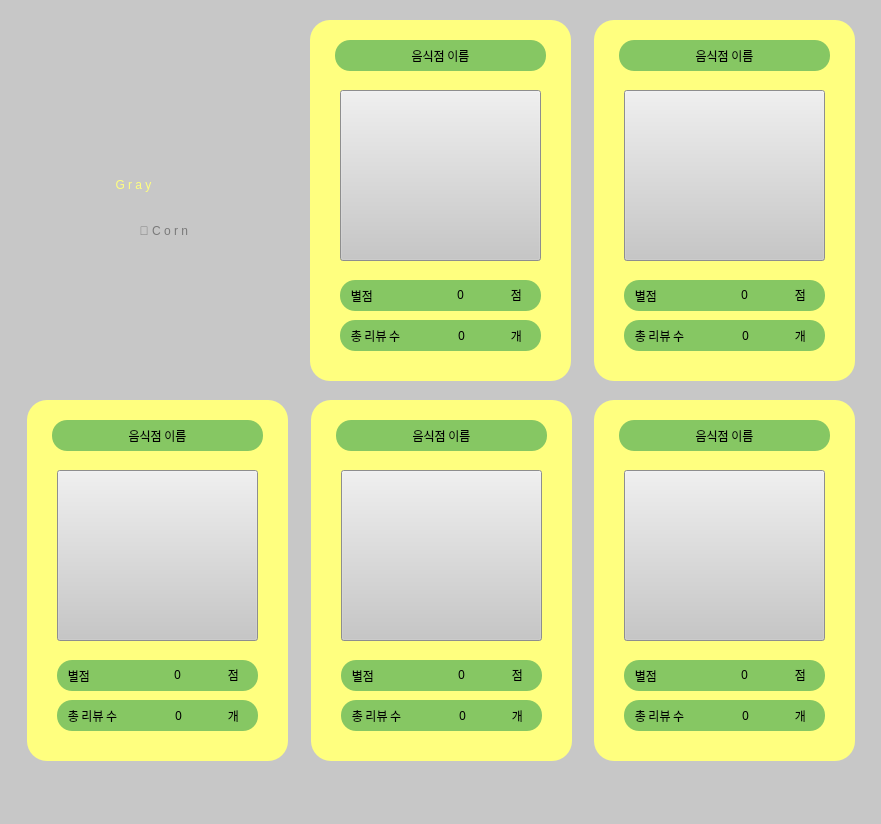
 <widget class="QMainWindow" name="MainWindow">
  <property name="geometry">
   <rect>
    <x>0</x>
    <y>0</y>
    <width>881</width>
    <height>824</height>
   </rect>
  </property>
  <property name="windowTitle">
   <string>MainWindow</string>
  </property>
  <property name="styleSheet">
   <string notr="true">background-color:rgb(199, 199, 199);</string>
  </property>
  <widget class="QWidget" name="centralwidget">
   <widget class="QLabel" name="label_total_star">
    <property name="geometry">
     <rect>
      <x>340</x>
      <y>280</y>
      <width>201</width>
      <height>31</height>
     </rect>
    </property>
    <property name="font">
     <font>
      <family>나눔고딕 ExtraBold</family>
      <pointsize>9</pointsize>
      <weight>9</weight>
      <italic>false</italic>
      <bold>false</bold>
     </font>
    </property>
    <property name="styleSheet">
     <string notr="true">color: black;

font: 75 9pt &quot;나눔고딕 ExtraBold&quot;;

border-radius: 15px;
background-color:  rgb(134, 199, 99);</string>
    </property>
    <property name="text">
     <string>    별점</string>
    </property>
    <property name="alignment">
     <set>Qt::AlignLeading|Qt::AlignLeft|Qt::AlignVCenter</set>
    </property>
   </widget>
   <widget class="QLabel" name="Store_total_review_1">
    <property name="geometry">
     <rect>
      <x>431</x>
      <y>325</y>
      <width>61</width>
      <height>21</height>
     </rect>
    </property>
    <property name="font">
     <font>
      <family>나눔고딕 ExtraBold</family>
      <pointsize>9</pointsize>
      <weight>9</weight>
      <italic>false</italic>
      <bold>false</bold>
     </font>
    </property>
    <property name="styleSheet">
     <string notr="true">color: black;

font: 75 9pt &quot;나눔고딕 ExtraBold&quot;;

border-radius: 15px;
background-color:  rgb(134, 199, 99);</string>
    </property>
    <property name="text">
     <string>0</string>
    </property>
    <property name="alignment">
     <set>Qt::AlignCenter</set>
    </property>
   </widget>
   <widget class="QLabel" name="Store_name_1">
    <property name="geometry">
     <rect>
      <x>335</x>
      <y>40</y>
      <width>211</width>
      <height>31</height>
     </rect>
    </property>
    <property name="font">
     <font>
      <family>나눔고딕 ExtraBold</family>
      <pointsize>9</pointsize>
      <weight>9</weight>
      <italic>false</italic>
      <bold>false</bold>
     </font>
    </property>
    <property name="styleSheet">
     <string notr="true">color: black;

font: 75 9pt &quot;나눔고딕 ExtraBold&quot;;

border-radius: 15px;
background-color:  rgb(134, 199, 99);</string>
    </property>
    <property name="text">
     <string>음식점 이름</string>
    </property>
    <property name="alignment">
     <set>Qt::AlignCenter</set>
    </property>
   </widget>
   <widget class="QPushButton" name="btn_store_picture_1">
    <property name="geometry">
     <rect>
      <x>340</x>
      <y>90</y>
      <width>201</width>
      <height>171</height>
     </rect>
    </property>
    <property name="text">
     <string/>
    </property>
   </widget>
   <widget class="QLabel" name="label_total_reviuw">
    <property name="geometry">
     <rect>
      <x>340</x>
      <y>320</y>
      <width>201</width>
      <height>31</height>
     </rect>
    </property>
    <property name="font">
     <font>
      <family>나눔고딕 ExtraBold</family>
      <pointsize>9</pointsize>
      <weight>9</weight>
      <italic>false</italic>
      <bold>false</bold>
     </font>
    </property>
    <property name="styleSheet">
     <string notr="true">color: black;

font: 75 9pt &quot;나눔고딕 ExtraBold&quot;;

border-radius: 15px;
background-color:  rgb(134, 199, 99);</string>
    </property>
    <property name="text">
     <string>    총 리뷰 수</string>
    </property>
    <property name="alignment">
     <set>Qt::AlignLeading|Qt::AlignLeft|Qt::AlignVCenter</set>
    </property>
   </widget>
   <widget class="QLabel" name="label_star_1">
    <property name="geometry">
     <rect>
      <x>501</x>
      <y>284</y>
      <width>31</width>
      <height>21</height>
     </rect>
    </property>
    <property name="font">
     <font>
      <family>나눔고딕 ExtraBold</family>
      <pointsize>9</pointsize>
      <weight>9</weight>
      <italic>false</italic>
      <bold>false</bold>
     </font>
    </property>
    <property name="styleSheet">
     <string notr="true">color: black;

font: 75 9pt &quot;나눔고딕 ExtraBold&quot;;

border-radius: 15px;
background-color:  rgb(134, 199, 99);</string>
    </property>
    <property name="text">
     <string>점</string>
    </property>
    <property name="alignment">
     <set>Qt::AlignCenter</set>
    </property>
   </widget>
   <widget class="QLabel" name="Store_total_star_1">
    <property name="geometry">
     <rect>
      <x>430</x>
      <y>284</y>
      <width>61</width>
      <height>21</height>
     </rect>
    </property>
    <property name="font">
     <font>
      <family>나눔고딕 ExtraBold</family>
      <pointsize>9</pointsize>
      <weight>9</weight>
      <italic>false</italic>
      <bold>false</bold>
     </font>
    </property>
    <property name="styleSheet">
     <string notr="true">color: black;

font: 75 9pt &quot;나눔고딕 ExtraBold&quot;;

border-radius: 15px;
background-color:  rgb(134, 199, 99);</string>
    </property>
    <property name="text">
     <string>0</string>
    </property>
    <property name="alignment">
     <set>Qt::AlignCenter</set>
    </property>
   </widget>
   <widget class="QGraphicsView" name="graphicsView_4">
    <property name="geometry">
     <rect>
      <x>310</x>
      <y>20</y>
      <width>261</width>
      <height>361</height>
     </rect>
    </property>
    <property name="styleSheet">
     <string notr="true">border-radius: 20px;
background-color: rgb(255, 255, 127);</string>
    </property>
   </widget>
   <widget class="QLabel" name="label_riview_1">
    <property name="geometry">
     <rect>
      <x>501</x>
      <y>325</y>
      <width>31</width>
      <height>21</height>
     </rect>
    </property>
    <property name="font">
     <font>
      <family>나눔고딕 ExtraBold</family>
      <pointsize>9</pointsize>
      <weight>9</weight>
      <italic>false</italic>
      <bold>false</bold>
     </font>
    </property>
    <property name="styleSheet">
     <string notr="true">color: black;

font: 75 9pt &quot;나눔고딕 ExtraBold&quot;;

border-radius: 15px;
background-color:  rgb(134, 199, 99);</string>
    </property>
    <property name="text">
     <string>개</string>
    </property>
    <property name="alignment">
     <set>Qt::AlignCenter</set>
    </property>
   </widget>
   <widget class="QLabel" name="label_total_reviuw_2">
    <property name="geometry">
     <rect>
      <x>624</x>
      <y>320</y>
      <width>201</width>
      <height>31</height>
     </rect>
    </property>
    <property name="font">
     <font>
      <family>나눔고딕 ExtraBold</family>
      <pointsize>9</pointsize>
      <weight>9</weight>
      <italic>false</italic>
      <bold>false</bold>
     </font>
    </property>
    <property name="styleSheet">
     <string notr="true">color: black;

font: 75 9pt &quot;나눔고딕 ExtraBold&quot;;

border-radius: 15px;
background-color:  rgb(134, 199, 99);</string>
    </property>
    <property name="text">
     <string>    총 리뷰 수</string>
    </property>
    <property name="alignment">
     <set>Qt::AlignLeading|Qt::AlignLeft|Qt::AlignVCenter</set>
    </property>
   </widget>
   <widget class="QLabel" name="Store_total_star_2">
    <property name="geometry">
     <rect>
      <x>714</x>
      <y>284</y>
      <width>61</width>
      <height>21</height>
     </rect>
    </property>
    <property name="font">
     <font>
      <family>나눔고딕 ExtraBold</family>
      <pointsize>9</pointsize>
      <weight>9</weight>
      <italic>false</italic>
      <bold>false</bold>
     </font>
    </property>
    <property name="styleSheet">
     <string notr="true">color: black;

font: 75 9pt &quot;나눔고딕 ExtraBold&quot;;

border-radius: 15px;
background-color:  rgb(134, 199, 99);</string>
    </property>
    <property name="text">
     <string>0</string>
    </property>
    <property name="alignment">
     <set>Qt::AlignCenter</set>
    </property>
   </widget>
   <widget class="QPushButton" name="btn_store_picture_2">
    <property name="geometry">
     <rect>
      <x>624</x>
      <y>90</y>
      <width>201</width>
      <height>171</height>
     </rect>
    </property>
    <property name="text">
     <string/>
    </property>
   </widget>
   <widget class="QLabel" name="Store_name_2">
    <property name="geometry">
     <rect>
      <x>619</x>
      <y>40</y>
      <width>211</width>
      <height>31</height>
     </rect>
    </property>
    <property name="font">
     <font>
      <family>나눔고딕 ExtraBold</family>
      <pointsize>9</pointsize>
      <weight>9</weight>
      <italic>false</italic>
      <bold>false</bold>
     </font>
    </property>
    <property name="styleSheet">
     <string notr="true">color: black;

font: 75 9pt &quot;나눔고딕 ExtraBold&quot;;

border-radius: 15px;
background-color:  rgb(134, 199, 99);</string>
    </property>
    <property name="text">
     <string>음식점 이름</string>
    </property>
    <property name="alignment">
     <set>Qt::AlignCenter</set>
    </property>
   </widget>
   <widget class="QLabel" name="label_riview_2">
    <property name="geometry">
     <rect>
      <x>785</x>
      <y>325</y>
      <width>31</width>
      <height>21</height>
     </rect>
    </property>
    <property name="font">
     <font>
      <family>나눔고딕 ExtraBold</family>
      <pointsize>9</pointsize>
      <weight>9</weight>
      <italic>false</italic>
      <bold>false</bold>
     </font>
    </property>
    <property name="styleSheet">
     <string notr="true">color: black;

font: 75 9pt &quot;나눔고딕 ExtraBold&quot;;

border-radius: 15px;
background-color:  rgb(134, 199, 99);</string>
    </property>
    <property name="text">
     <string>개</string>
    </property>
    <property name="alignment">
     <set>Qt::AlignCenter</set>
    </property>
   </widget>
   <widget class="QLabel" name="label_star_2">
    <property name="geometry">
     <rect>
      <x>785</x>
      <y>284</y>
      <width>31</width>
      <height>21</height>
     </rect>
    </property>
    <property name="font">
     <font>
      <family>나눔고딕 ExtraBold</family>
      <pointsize>9</pointsize>
      <weight>9</weight>
      <italic>false</italic>
      <bold>false</bold>
     </font>
    </property>
    <property name="styleSheet">
     <string notr="true">color: black;

font: 75 9pt &quot;나눔고딕 ExtraBold&quot;;

border-radius: 15px;
background-color:  rgb(134, 199, 99);</string>
    </property>
    <property name="text">
     <string>점</string>
    </property>
    <property name="alignment">
     <set>Qt::AlignCenter</set>
    </property>
   </widget>
   <widget class="QLabel" name="label_total_star_2">
    <property name="geometry">
     <rect>
      <x>624</x>
      <y>280</y>
      <width>201</width>
      <height>31</height>
     </rect>
    </property>
    <property name="font">
     <font>
      <family>나눔고딕 ExtraBold</family>
      <pointsize>9</pointsize>
      <weight>9</weight>
      <italic>false</italic>
      <bold>false</bold>
     </font>
    </property>
    <property name="styleSheet">
     <string notr="true">color: black;

font: 75 9pt &quot;나눔고딕 ExtraBold&quot;;

border-radius: 15px;
background-color:  rgb(134, 199, 99);</string>
    </property>
    <property name="text">
     <string>    별점</string>
    </property>
    <property name="alignment">
     <set>Qt::AlignLeading|Qt::AlignLeft|Qt::AlignVCenter</set>
    </property>
   </widget>
   <widget class="QGraphicsView" name="graphicsView_5">
    <property name="geometry">
     <rect>
      <x>594</x>
      <y>20</y>
      <width>261</width>
      <height>361</height>
     </rect>
    </property>
    <property name="styleSheet">
     <string notr="true">border-radius: 20px;
background-color: rgb(255, 255, 127);</string>
    </property>
   </widget>
   <widget class="QLabel" name="Store_total_review_2">
    <property name="geometry">
     <rect>
      <x>715</x>
      <y>325</y>
      <width>61</width>
      <height>21</height>
     </rect>
    </property>
    <property name="font">
     <font>
      <family>나눔고딕 ExtraBold</family>
      <pointsize>9</pointsize>
      <weight>9</weight>
      <italic>false</italic>
      <bold>false</bold>
     </font>
    </property>
    <property name="styleSheet">
     <string notr="true">color: black;

font: 75 9pt &quot;나눔고딕 ExtraBold&quot;;

border-radius: 15px;
background-color:  rgb(134, 199, 99);</string>
    </property>
    <property name="text">
     <string>0</string>
    </property>
    <property name="alignment">
     <set>Qt::AlignCenter</set>
    </property>
   </widget>
   <widget class="QLabel" name="label_total_star_5">
    <property name="geometry">
     <rect>
      <x>624</x>
      <y>660</y>
      <width>201</width>
      <height>31</height>
     </rect>
    </property>
    <property name="font">
     <font>
      <family>나눔고딕 ExtraBold</family>
      <pointsize>9</pointsize>
      <weight>9</weight>
      <italic>false</italic>
      <bold>false</bold>
     </font>
    </property>
    <property name="styleSheet">
     <string notr="true">color: black;

font: 75 9pt &quot;나눔고딕 ExtraBold&quot;;

border-radius: 15px;
background-color:  rgb(134, 199, 99);</string>
    </property>
    <property name="text">
     <string>    별점</string>
    </property>
    <property name="alignment">
     <set>Qt::AlignLeading|Qt::AlignLeft|Qt::AlignVCenter</set>
    </property>
   </widget>
   <widget class="QLabel" name="Store_name_4">
    <property name="geometry">
     <rect>
      <x>336</x>
      <y>420</y>
      <width>211</width>
      <height>31</height>
     </rect>
    </property>
    <property name="font">
     <font>
      <family>나눔고딕 ExtraBold</family>
      <pointsize>9</pointsize>
      <weight>9</weight>
      <italic>false</italic>
      <bold>false</bold>
     </font>
    </property>
    <property name="styleSheet">
     <string notr="true">color: black;

font: 75 9pt &quot;나눔고딕 ExtraBold&quot;;

border-radius: 15px;
background-color:  rgb(134, 199, 99);</string>
    </property>
    <property name="text">
     <string>음식점 이름</string>
    </property>
    <property name="alignment">
     <set>Qt::AlignCenter</set>
    </property>
   </widget>
   <widget class="QPushButton" name="btn_store_picture_4">
    <property name="geometry">
     <rect>
      <x>341</x>
      <y>470</y>
      <width>201</width>
      <height>171</height>
     </rect>
    </property>
    <property name="text">
     <string/>
    </property>
   </widget>
   <widget class="QGraphicsView" name="graphicsView_6">
    <property name="geometry">
     <rect>
      <x>27</x>
      <y>400</y>
      <width>261</width>
      <height>361</height>
     </rect>
    </property>
    <property name="styleSheet">
     <string notr="true">border-radius: 20px;
background-color: rgb(255, 255, 127);</string>
    </property>
   </widget>
   <widget class="QPushButton" name="btn_store_picture_3">
    <property name="geometry">
     <rect>
      <x>57</x>
      <y>470</y>
      <width>201</width>
      <height>171</height>
     </rect>
    </property>
    <property name="text">
     <string/>
    </property>
   </widget>
   <widget class="QPushButton" name="btn_store_picture_5">
    <property name="geometry">
     <rect>
      <x>624</x>
      <y>470</y>
      <width>201</width>
      <height>171</height>
     </rect>
    </property>
    <property name="text">
     <string/>
    </property>
   </widget>
   <widget class="QLabel" name="Store_total_star_3">
    <property name="geometry">
     <rect>
      <x>147</x>
      <y>664</y>
      <width>61</width>
      <height>21</height>
     </rect>
    </property>
    <property name="font">
     <font>
      <family>나눔고딕 ExtraBold</family>
      <pointsize>9</pointsize>
      <weight>9</weight>
      <italic>false</italic>
      <bold>false</bold>
     </font>
    </property>
    <property name="styleSheet">
     <string notr="true">color: black;

font: 75 9pt &quot;나눔고딕 ExtraBold&quot;;

border-radius: 15px;
background-color:  rgb(134, 199, 99);</string>
    </property>
    <property name="text">
     <string>0</string>
    </property>
    <property name="alignment">
     <set>Qt::AlignCenter</set>
    </property>
   </widget>
   <widget class="QLabel" name="label_total_reviuw_5">
    <property name="geometry">
     <rect>
      <x>624</x>
      <y>700</y>
      <width>201</width>
      <height>31</height>
     </rect>
    </property>
    <property name="font">
     <font>
      <family>나눔고딕 ExtraBold</family>
      <pointsize>9</pointsize>
      <weight>9</weight>
      <italic>false</italic>
      <bold>false</bold>
     </font>
    </property>
    <property name="styleSheet">
     <string notr="true">color: black;

font: 75 9pt &quot;나눔고딕 ExtraBold&quot;;

border-radius: 15px;
background-color:  rgb(134, 199, 99);</string>
    </property>
    <property name="text">
     <string>    총 리뷰 수</string>
    </property>
    <property name="alignment">
     <set>Qt::AlignLeading|Qt::AlignLeft|Qt::AlignVCenter</set>
    </property>
   </widget>
   <widget class="QLabel" name="label_riview_5">
    <property name="geometry">
     <rect>
      <x>785</x>
      <y>705</y>
      <width>31</width>
      <height>21</height>
     </rect>
    </property>
    <property name="font">
     <font>
      <family>나눔고딕 ExtraBold</family>
      <pointsize>9</pointsize>
      <weight>9</weight>
      <italic>false</italic>
      <bold>false</bold>
     </font>
    </property>
    <property name="styleSheet">
     <string notr="true">color: black;

font: 75 9pt &quot;나눔고딕 ExtraBold&quot;;

border-radius: 15px;
background-color:  rgb(134, 199, 99);</string>
    </property>
    <property name="text">
     <string>개</string>
    </property>
    <property name="alignment">
     <set>Qt::AlignCenter</set>
    </property>
   </widget>
   <widget class="QLabel" name="Store_total_review_3">
    <property name="geometry">
     <rect>
      <x>148</x>
      <y>705</y>
      <width>61</width>
      <height>21</height>
     </rect>
    </property>
    <property name="font">
     <font>
      <family>나눔고딕 ExtraBold</family>
      <pointsize>9</pointsize>
      <weight>9</weight>
      <italic>false</italic>
      <bold>false</bold>
     </font>
    </property>
    <property name="styleSheet">
     <string notr="true">color: black;

font: 75 9pt &quot;나눔고딕 ExtraBold&quot;;

border-radius: 15px;
background-color:  rgb(134, 199, 99);</string>
    </property>
    <property name="text">
     <string>0</string>
    </property>
    <property name="alignment">
     <set>Qt::AlignCenter</set>
    </property>
   </widget>
   <widget class="QLabel" name="label_total_star_3">
    <property name="geometry">
     <rect>
      <x>57</x>
      <y>660</y>
      <width>201</width>
      <height>31</height>
     </rect>
    </property>
    <property name="font">
     <font>
      <family>나눔고딕 ExtraBold</family>
      <pointsize>9</pointsize>
      <weight>9</weight>
      <italic>false</italic>
      <bold>false</bold>
     </font>
    </property>
    <property name="styleSheet">
     <string notr="true">color: black;

font: 75 9pt &quot;나눔고딕 ExtraBold&quot;;

border-radius: 15px;
background-color:  rgb(134, 199, 99);</string>
    </property>
    <property name="text">
     <string>    별점</string>
    </property>
    <property name="alignment">
     <set>Qt::AlignLeading|Qt::AlignLeft|Qt::AlignVCenter</set>
    </property>
   </widget>
   <widget class="QGraphicsView" name="graphicsView_8">
    <property name="geometry">
     <rect>
      <x>594</x>
      <y>400</y>
      <width>261</width>
      <height>361</height>
     </rect>
    </property>
    <property name="styleSheet">
     <string notr="true">border-radius: 20px;
background-color: rgb(255, 255, 127);</string>
    </property>
   </widget>
   <widget class="QLabel" name="label_star_4">
    <property name="geometry">
     <rect>
      <x>502</x>
      <y>664</y>
      <width>31</width>
      <height>21</height>
     </rect>
    </property>
    <property name="font">
     <font>
      <family>나눔고딕 ExtraBold</family>
      <pointsize>9</pointsize>
      <weight>9</weight>
      <italic>false</italic>
      <bold>false</bold>
     </font>
    </property>
    <property name="styleSheet">
     <string notr="true">color: black;

font: 75 9pt &quot;나눔고딕 ExtraBold&quot;;

border-radius: 15px;
background-color:  rgb(134, 199, 99);</string>
    </property>
    <property name="text">
     <string>점</string>
    </property>
    <property name="alignment">
     <set>Qt::AlignCenter</set>
    </property>
   </widget>
   <widget class="QLabel" name="Store_total_review_4">
    <property name="geometry">
     <rect>
      <x>432</x>
      <y>705</y>
      <width>61</width>
      <height>21</height>
     </rect>
    </property>
    <property name="font">
     <font>
      <family>나눔고딕 ExtraBold</family>
      <pointsize>9</pointsize>
      <weight>9</weight>
      <italic>false</italic>
      <bold>false</bold>
     </font>
    </property>
    <property name="styleSheet">
     <string notr="true">color: black;

font: 75 9pt &quot;나눔고딕 ExtraBold&quot;;

border-radius: 15px;
background-color:  rgb(134, 199, 99);</string>
    </property>
    <property name="text">
     <string>0</string>
    </property>
    <property name="alignment">
     <set>Qt::AlignCenter</set>
    </property>
   </widget>
   <widget class="QLabel" name="label_total_reviuw_3">
    <property name="geometry">
     <rect>
      <x>57</x>
      <y>700</y>
      <width>201</width>
      <height>31</height>
     </rect>
    </property>
    <property name="font">
     <font>
      <family>나눔고딕 ExtraBold</family>
      <pointsize>9</pointsize>
      <weight>9</weight>
      <italic>false</italic>
      <bold>false</bold>
     </font>
    </property>
    <property name="styleSheet">
     <string notr="true">color: black;

font: 75 9pt &quot;나눔고딕 ExtraBold&quot;;

border-radius: 15px;
background-color:  rgb(134, 199, 99);</string>
    </property>
    <property name="text">
     <string>    총 리뷰 수</string>
    </property>
    <property name="alignment">
     <set>Qt::AlignLeading|Qt::AlignLeft|Qt::AlignVCenter</set>
    </property>
   </widget>
   <widget class="QLabel" name="Store_total_review_5">
    <property name="geometry">
     <rect>
      <x>715</x>
      <y>705</y>
      <width>61</width>
      <height>21</height>
     </rect>
    </property>
    <property name="font">
     <font>
      <family>나눔고딕 ExtraBold</family>
      <pointsize>9</pointsize>
      <weight>9</weight>
      <italic>false</italic>
      <bold>false</bold>
     </font>
    </property>
    <property name="styleSheet">
     <string notr="true">color: black;

font: 75 9pt &quot;나눔고딕 ExtraBold&quot;;

border-radius: 15px;
background-color:  rgb(134, 199, 99);</string>
    </property>
    <property name="text">
     <string>0</string>
    </property>
    <property name="alignment">
     <set>Qt::AlignCenter</set>
    </property>
   </widget>
   <widget class="QLabel" name="label_riview_3">
    <property name="geometry">
     <rect>
      <x>218</x>
      <y>705</y>
      <width>31</width>
      <height>21</height>
     </rect>
    </property>
    <property name="font">
     <font>
      <family>나눔고딕 ExtraBold</family>
      <pointsize>9</pointsize>
      <weight>9</weight>
      <italic>false</italic>
      <bold>false</bold>
     </font>
    </property>
    <property name="styleSheet">
     <string notr="true">color: black;

font: 75 9pt &quot;나눔고딕 ExtraBold&quot;;

border-radius: 15px;
background-color:  rgb(134, 199, 99);</string>
    </property>
    <property name="text">
     <string>개</string>
    </property>
    <property name="alignment">
     <set>Qt::AlignCenter</set>
    </property>
   </widget>
   <widget class="QLabel" name="Store_name_3">
    <property name="geometry">
     <rect>
      <x>52</x>
      <y>420</y>
      <width>211</width>
      <height>31</height>
     </rect>
    </property>
    <property name="font">
     <font>
      <family>나눔고딕 ExtraBold</family>
      <pointsize>9</pointsize>
      <weight>9</weight>
      <italic>false</italic>
      <bold>false</bold>
     </font>
    </property>
    <property name="styleSheet">
     <string notr="true">color: black;

font: 75 9pt &quot;나눔고딕 ExtraBold&quot;;

border-radius: 15px;
background-color:  rgb(134, 199, 99);</string>
    </property>
    <property name="text">
     <string>음식점 이름</string>
    </property>
    <property name="alignment">
     <set>Qt::AlignCenter</set>
    </property>
   </widget>
   <widget class="QLabel" name="label_riview_4">
    <property name="geometry">
     <rect>
      <x>502</x>
      <y>705</y>
      <width>31</width>
      <height>21</height>
     </rect>
    </property>
    <property name="font">
     <font>
      <family>나눔고딕 ExtraBold</family>
      <pointsize>9</pointsize>
      <weight>9</weight>
      <italic>false</italic>
      <bold>false</bold>
     </font>
    </property>
    <property name="styleSheet">
     <string notr="true">color: black;

font: 75 9pt &quot;나눔고딕 ExtraBold&quot;;

border-radius: 15px;
background-color:  rgb(134, 199, 99);</string>
    </property>
    <property name="text">
     <string>개</string>
    </property>
    <property name="alignment">
     <set>Qt::AlignCenter</set>
    </property>
   </widget>
   <widget class="QGraphicsView" name="graphicsView_7">
    <property name="geometry">
     <rect>
      <x>311</x>
      <y>400</y>
      <width>261</width>
      <height>361</height>
     </rect>
    </property>
    <property name="styleSheet">
     <string notr="true">border-radius: 20px;
background-color: rgb(255, 255, 127);</string>
    </property>
   </widget>
   <widget class="QLabel" name="Store_total_star_4">
    <property name="geometry">
     <rect>
      <x>431</x>
      <y>664</y>
      <width>61</width>
      <height>21</height>
     </rect>
    </property>
    <property name="font">
     <font>
      <family>나눔고딕 ExtraBold</family>
      <pointsize>9</pointsize>
      <weight>9</weight>
      <italic>false</italic>
      <bold>false</bold>
     </font>
    </property>
    <property name="styleSheet">
     <string notr="true">color: black;

font: 75 9pt &quot;나눔고딕 ExtraBold&quot;;

border-radius: 15px;
background-color:  rgb(134, 199, 99);</string>
    </property>
    <property name="text">
     <string>0</string>
    </property>
    <property name="alignment">
     <set>Qt::AlignCenter</set>
    </property>
   </widget>
   <widget class="QLabel" name="label_total_star_4">
    <property name="geometry">
     <rect>
      <x>341</x>
      <y>660</y>
      <width>201</width>
      <height>31</height>
     </rect>
    </property>
    <property name="font">
     <font>
      <family>나눔고딕 ExtraBold</family>
      <pointsize>9</pointsize>
      <weight>9</weight>
      <italic>false</italic>
      <bold>false</bold>
     </font>
    </property>
    <property name="styleSheet">
     <string notr="true">color: black;

font: 75 9pt &quot;나눔고딕 ExtraBold&quot;;

border-radius: 15px;
background-color:  rgb(134, 199, 99);</string>
    </property>
    <property name="text">
     <string>    별점</string>
    </property>
    <property name="alignment">
     <set>Qt::AlignLeading|Qt::AlignLeft|Qt::AlignVCenter</set>
    </property>
   </widget>
   <widget class="QLabel" name="label_star_5">
    <property name="geometry">
     <rect>
      <x>785</x>
      <y>664</y>
      <width>31</width>
      <height>21</height>
     </rect>
    </property>
    <property name="font">
     <font>
      <family>나눔고딕 ExtraBold</family>
      <pointsize>9</pointsize>
      <weight>9</weight>
      <italic>false</italic>
      <bold>false</bold>
     </font>
    </property>
    <property name="styleSheet">
     <string notr="true">color: black;

font: 75 9pt &quot;나눔고딕 ExtraBold&quot;;

border-radius: 15px;
background-color:  rgb(134, 199, 99);</string>
    </property>
    <property name="text">
     <string>점</string>
    </property>
    <property name="alignment">
     <set>Qt::AlignCenter</set>
    </property>
   </widget>
   <widget class="QLabel" name="Store_total_star_5">
    <property name="geometry">
     <rect>
      <x>714</x>
      <y>664</y>
      <width>61</width>
      <height>21</height>
     </rect>
    </property>
    <property name="font">
     <font>
      <family>나눔고딕 ExtraBold</family>
      <pointsize>9</pointsize>
      <weight>9</weight>
      <italic>false</italic>
      <bold>false</bold>
     </font>
    </property>
    <property name="styleSheet">
     <string notr="true">color: black;

font: 75 9pt &quot;나눔고딕 ExtraBold&quot;;

border-radius: 15px;
background-color:  rgb(134, 199, 99);</string>
    </property>
    <property name="text">
     <string>0</string>
    </property>
    <property name="alignment">
     <set>Qt::AlignCenter</set>
    </property>
   </widget>
   <widget class="QLabel" name="label_total_reviuw_4">
    <property name="geometry">
     <rect>
      <x>341</x>
      <y>700</y>
      <width>201</width>
      <height>31</height>
     </rect>
    </property>
    <property name="font">
     <font>
      <family>나눔고딕 ExtraBold</family>
      <pointsize>9</pointsize>
      <weight>9</weight>
      <italic>false</italic>
      <bold>false</bold>
     </font>
    </property>
    <property name="styleSheet">
     <string notr="true">color: black;

font: 75 9pt &quot;나눔고딕 ExtraBold&quot;;

border-radius: 15px;
background-color:  rgb(134, 199, 99);</string>
    </property>
    <property name="text">
     <string>    총 리뷰 수</string>
    </property>
    <property name="alignment">
     <set>Qt::AlignLeading|Qt::AlignLeft|Qt::AlignVCenter</set>
    </property>
   </widget>
   <widget class="QLabel" name="label_star_3">
    <property name="geometry">
     <rect>
      <x>218</x>
      <y>664</y>
      <width>31</width>
      <height>21</height>
     </rect>
    </property>
    <property name="font">
     <font>
      <family>나눔고딕 ExtraBold</family>
      <pointsize>9</pointsize>
      <weight>9</weight>
      <italic>false</italic>
      <bold>false</bold>
     </font>
    </property>
    <property name="styleSheet">
     <string notr="true">color: black;

font: 75 9pt &quot;나눔고딕 ExtraBold&quot;;

border-radius: 15px;
background-color:  rgb(134, 199, 99);</string>
    </property>
    <property name="text">
     <string>점</string>
    </property>
    <property name="alignment">
     <set>Qt::AlignCenter</set>
    </property>
   </widget>
   <widget class="QLabel" name="Store_name_5">
    <property name="geometry">
     <rect>
      <x>619</x>
      <y>420</y>
      <width>211</width>
      <height>31</height>
     </rect>
    </property>
    <property name="font">
     <font>
      <family>나눔고딕 ExtraBold</family>
      <pointsize>9</pointsize>
      <weight>9</weight>
      <italic>false</italic>
      <bold>false</bold>
     </font>
    </property>
    <property name="styleSheet">
     <string notr="true">color: black;

font: 75 9pt &quot;나눔고딕 ExtraBold&quot;;

border-radius: 15px;
background-color:  rgb(134, 199, 99);</string>
    </property>
    <property name="text">
     <string>음식점 이름</string>
    </property>
    <property name="alignment">
     <set>Qt::AlignCenter</set>
    </property>
   </widget>
   <widget class="QPushButton" name="close_btn_2">
    <property name="geometry">
     <rect>
      <x>80</x>
      <y>210</y>
      <width>171</width>
      <height>41</height>
     </rect>
    </property>
    <property name="styleSheet">
     <string notr="true">
font: 10pt &quot;Consolas&quot;;
font: 75 20pt &quot;나눔고딕 ExtraBold&quot;;
color: rgb(121, 121, 121);
	background-color: rgb(199,199,199);
	border-radius: 15px;</string>
    </property>
    <property name="text">
     <string>🌽 C o r n </string>
    </property>
   </widget>
   <widget class="QPushButton" name="close_btn_1">
    <property name="geometry">
     <rect>
      <x>73</x>
      <y>159</y>
      <width>121</width>
      <height>51</height>
     </rect>
    </property>
    <property name="styleSheet">
     <string notr="true">
font: 10pt &quot;Consolas&quot;;
font: 75 20pt &quot;나눔고딕 ExtraBold&quot;;
color: rgb(255, 255, 127);
	background-color: rgb(199,199,199);
	border-radius: 15px;</string>
    </property>
    <property name="text">
     <string>G r a y</string>
    </property>
   </widget>
   <zorder>close_btn_2</zorder>
   <zorder>graphicsView_6</zorder>
   <zorder>label_total_reviuw_3</zorder>
   <zorder>label_total_star_3</zorder>
   <zorder>graphicsView_8</zorder>
   <zorder>graphicsView_7</zorder>
   <zorder>label_total_reviuw_4</zorder>
   <zorder>label_total_star_4</zorder>
   <zorder>graphicsView_5</zorder>
   <zorder>label_total_reviuw_2</zorder>
   <zorder>label_total_star_2</zorder>
   <zorder>Store_total_review_2</zorder>
   <zorder>graphicsView_4</zorder>
   <zorder>label_total_reviuw</zorder>
   <zorder>label_riview_1</zorder>
   <zorder>Store_total_review_1</zorder>
   <zorder>label_total_star</zorder>
   <zorder>Store_name_1</zorder>
   <zorder>btn_store_picture_1</zorder>
   <zorder>label_star_1</zorder>
   <zorder>Store_total_star_1</zorder>
   <zorder>Store_total_star_2</zorder>
   <zorder>btn_store_picture_2</zorder>
   <zorder>Store_name_2</zorder>
   <zorder>label_riview_2</zorder>
   <zorder>label_star_2</zorder>
   <zorder>label_total_star_5</zorder>
   <zorder>Store_name_4</zorder>
   <zorder>btn_store_picture_4</zorder>
   <zorder>btn_store_picture_3</zorder>
   <zorder>btn_store_picture_5</zorder>
   <zorder>Store_total_star_3</zorder>
   <zorder>label_total_reviuw_5</zorder>
   <zorder>label_riview_5</zorder>
   <zorder>Store_total_review_3</zorder>
   <zorder>label_star_4</zorder>
   <zorder>Store_total_review_4</zorder>
   <zorder>Store_total_review_5</zorder>
   <zorder>label_riview_3</zorder>
   <zorder>Store_name_3</zorder>
   <zorder>label_riview_4</zorder>
   <zorder>Store_total_star_4</zorder>
   <zorder>label_star_5</zorder>
   <zorder>Store_total_star_5</zorder>
   <zorder>label_star_3</zorder>
   <zorder>Store_name_5</zorder>
   <zorder>close_btn_1</zorder>
  </widget>
  <widget class="QMenuBar" name="menubar">
   <property name="geometry">
    <rect>
     <x>0</x>
     <y>0</y>
     <width>881</width>
     <height>26</height>
    </rect>
   </property>
  </widget>
  <widget class="QStatusBar" name="statusbar"/>
 </widget>
